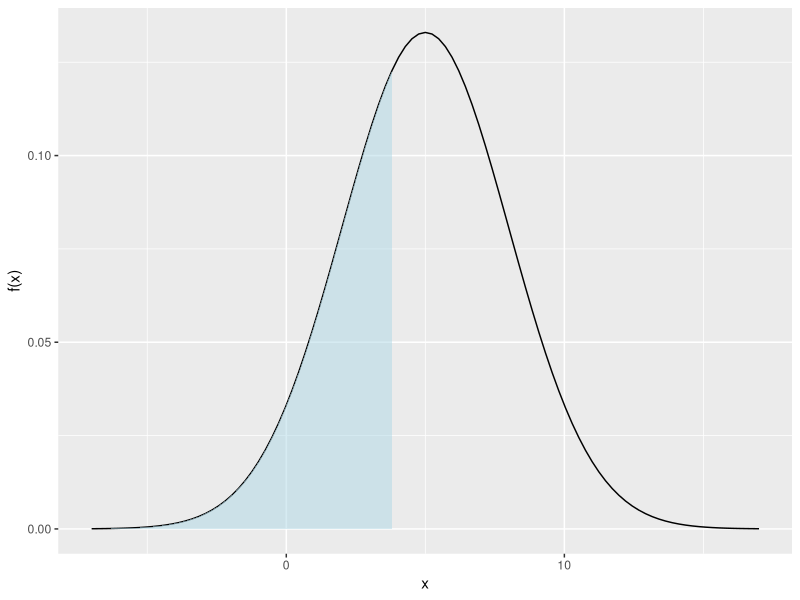
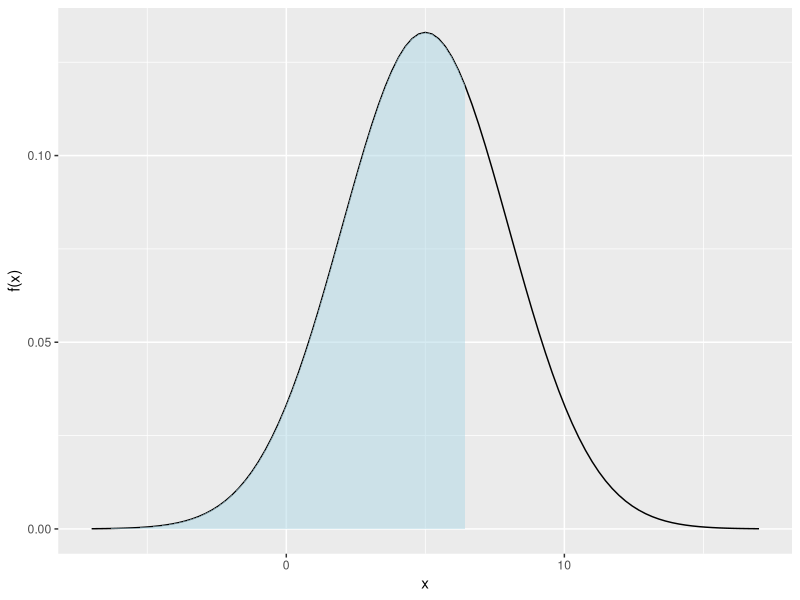
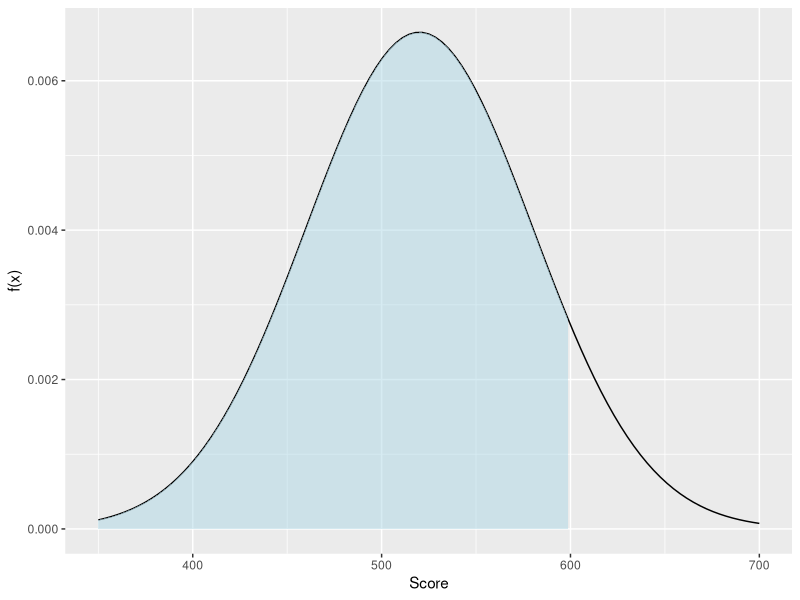

Source code (R) for these figures, in order:
## ---- chunk 1
#| echo: false
require(ggplot2)
## ---- chunk 2
#| echo: true
pnorm(1.8,0,1)
pnorm(1.89,0,1)
## ---- chunk 3
#| echo: false
x       = 4
mu      = 5
sigmaSq = 9
pnorm(x, mu, sqrt(sigmaSq))
## ---- chunk 4
#| echo: true
pnorm(4,5,3)
## ---- chunk 5
#| label: normalProbPlot
#| echo: false
#| fig-asp: 1
#| out-width: "50%" 
x       = 4
mu      = 5
sigmaSq = 9
lab     = 'x'

funcShaded <- function(x, lower_bound) {
    y = dnorm(x, mean = mu, sd = sqrt(sigmaSq))
    y[x >= lower_bound] <- NA
    return(y)
}

xMin = mu - sqrt(sigmaSq)*4
xMax = mu + sqrt(sigmaSq)*4
ggplot(data.frame(x = c(xMin, xMax)), aes(x = x)) + 
    stat_function(fun = dnorm, args = list(mean = mu, sd = sqrt(sigmaSq))) + 
    stat_function(fun = funcShaded, args = list(lower_bound = x), 
                  geom = "area", fill = 'lightblue', alpha = .5) +
    scale_x_continuous(name = lab) + scale_y_continuous(name = "f(x)")
## ---- chunk 6
#| echo: true
qnorm(.7,5,3)
## ---- chunk 7
#| label: normalQuantilePlot
#| echo: false
#| fig-asp: 1
#| out-width: "50%" 
x   = qnorm(.7,mu,sqrt(sigmaSq))
lab = 'x' 

funcShaded <- function(x, lower_bound) {
    y = dnorm(x, mean = mu, sd = sqrt(sigmaSq))
    y[x >= lower_bound] <- NA
    return(y)
}

xMin = mu - sqrt(sigmaSq)*4
xMax = mu + sqrt(sigmaSq)*4
ggplot(data.frame(x = c(xMin, xMax)), aes(x = x)) + 
    stat_function(fun = dnorm, args = list(mean = mu, sd = sqrt(sigmaSq))) + 
    stat_function(fun = funcShaded, args = list(lower_bound = x), 
                  geom = "area", fill = 'lightblue', alpha = .5) +
    scale_x_continuous(name = lab) + scale_y_continuous(name = "f(x)")
## ---- chunk 8
#| echo: false
#| eval: true
qnorm( pnorm(3,5,3), 5,3)
## ---- chunk 9
#| echo: false
#| eval: true
pnorm(qnorm(.2,5,3), 5, 3)
## ---- chunk 10
#| echo: true
pnorm(0,3.2,sqrt(100))
## ---- chunk 11
#| echo: true
qnorm(.05,-3.2,sqrt(100))
## ---- chunk 12
#| label: SATquationNoEcho
#| echo: false
#| fig-asp: 1
#| out-width: "50%" 
x       = 600
mu      = 520
sigmaSq = 3600

funcShaded <- function(x, lower_bound) {
    y = dnorm(x, mean = mu, sd = sqrt(sigmaSq))
    y[x >= lower_bound] <- NA
    return(y)
}

xMin = 350
xMax = 700
ggplot(data.frame(x = c(xMin, xMax)), aes(x = x)) + 
    stat_function(fun = dnorm, args = list(mean = mu, sd = sqrt(sigmaSq))) + 
    stat_function(fun = funcShaded, args = list(lower_bound = x), 
                  geom = "area", fill = 'lightblue', alpha = .5) +
    scale_x_continuous(name = "Score") + scale_y_continuous(name = "f(x)")
## ---- chunk 13
#| echo: true
x       = 600
mu      = 520
sigmaSq = 3600
pnorm(x, mu, sqrt(sigmaSq))
## ---- chunk 14
#| echo: true
prob    = .96
mu      = 520
sigmaSq = 3600
qnorm(prob, mu, sqrt(sigmaSq))
## ---- chunk 15
#| echo: true
mu      = 1
sigmaSq = 2.54^2*.000001
pnorm(1.001, mu, sqrt(sigmaSq)) - 
    pnorm(.999, mu, sqrt(sigmaSq))
## ---- chunk 16
#| echo: true
zScoreMen   =  (9.63 - 9.85)/sqrt(.0057)
zScoreWomen =  (10.61 - 10.83)/sqrt(.0049)
## ---- chunk 17
#| echo: true
abs(zScoreMen) < abs(zScoreWomen)
## ---- chunk 18
#| label: normalEmpRuleGeneral
#| echo: false
#| fig-asp: 1
#| out-width: "100%"

mu      = 0
sigmaSq = 1
lab     = 'x' 

funcShaded <- function(x, lower_bound) {
    y = dnorm(x, mean = mu, sd = sqrt(sigmaSq))
    y[x >= lower_bound | x <= -lower_bound] <- NA
    return(y)
}

xMin = mu - sqrt(sigmaSq)*4
xMax = mu + sqrt(sigmaSq)*4
outPlot = ggplot(data.frame(x = c(xMin, xMax)), aes(x = x)) + 
    stat_function(fun = dnorm, args = list(mean = mu, sd = sqrt(sigmaSq))) + 
    stat_function(fun = funcShaded, args = list(lower_bound = 3), 
                  geom = "area", fill = 'lightcoral', alpha = .5) +
    scale_x_continuous(name = lab) + scale_y_continuous(name = "f(x)")
## ---- chunk 19
outPlot = outPlot +   stat_function(fun = funcShaded, args = list(lower_bound = 2), 
                  geom = "area", fill = 'lightgreen', alpha = .5) 
## ---- chunk 20
outPlot = outPlot +
    stat_function(fun = funcShaded, args = list(lower_bound = 1), 
                  geom = "area", fill = 'lightblue', alpha = .5) 
